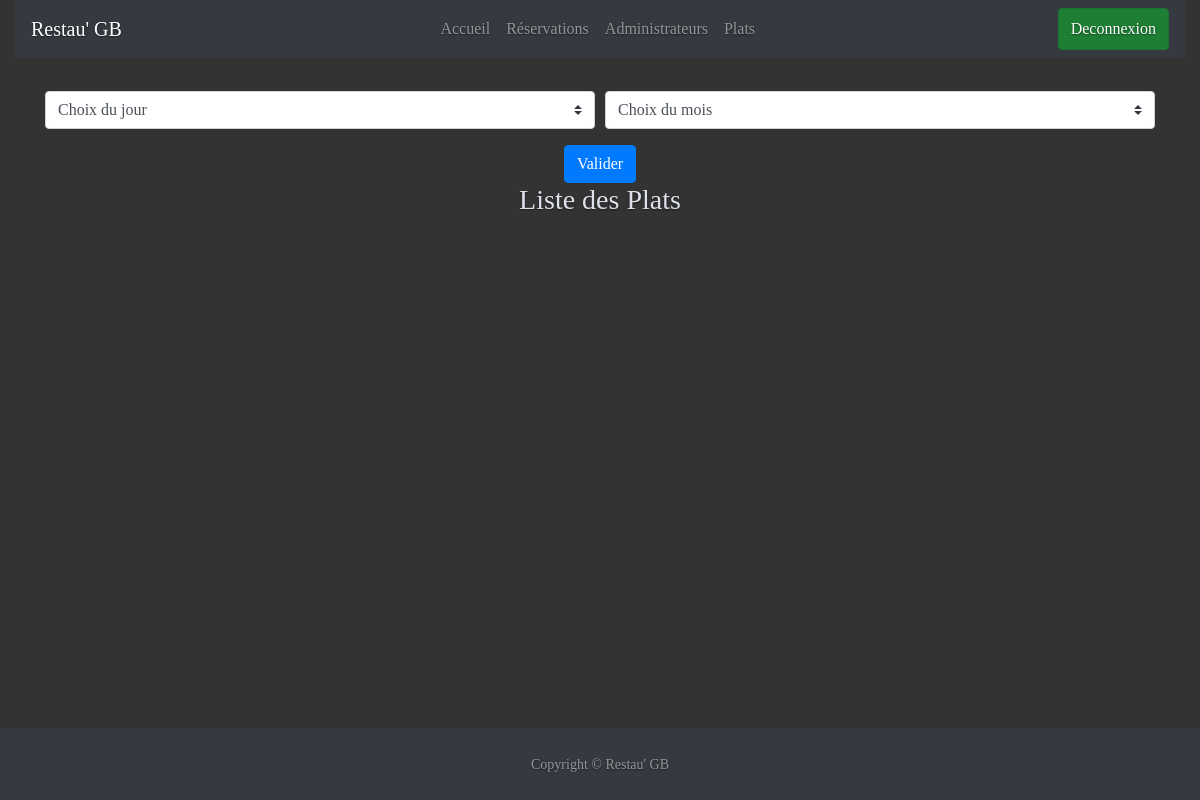
The app's page /Panel_Admin/admin_plats.php (signed in), older data.
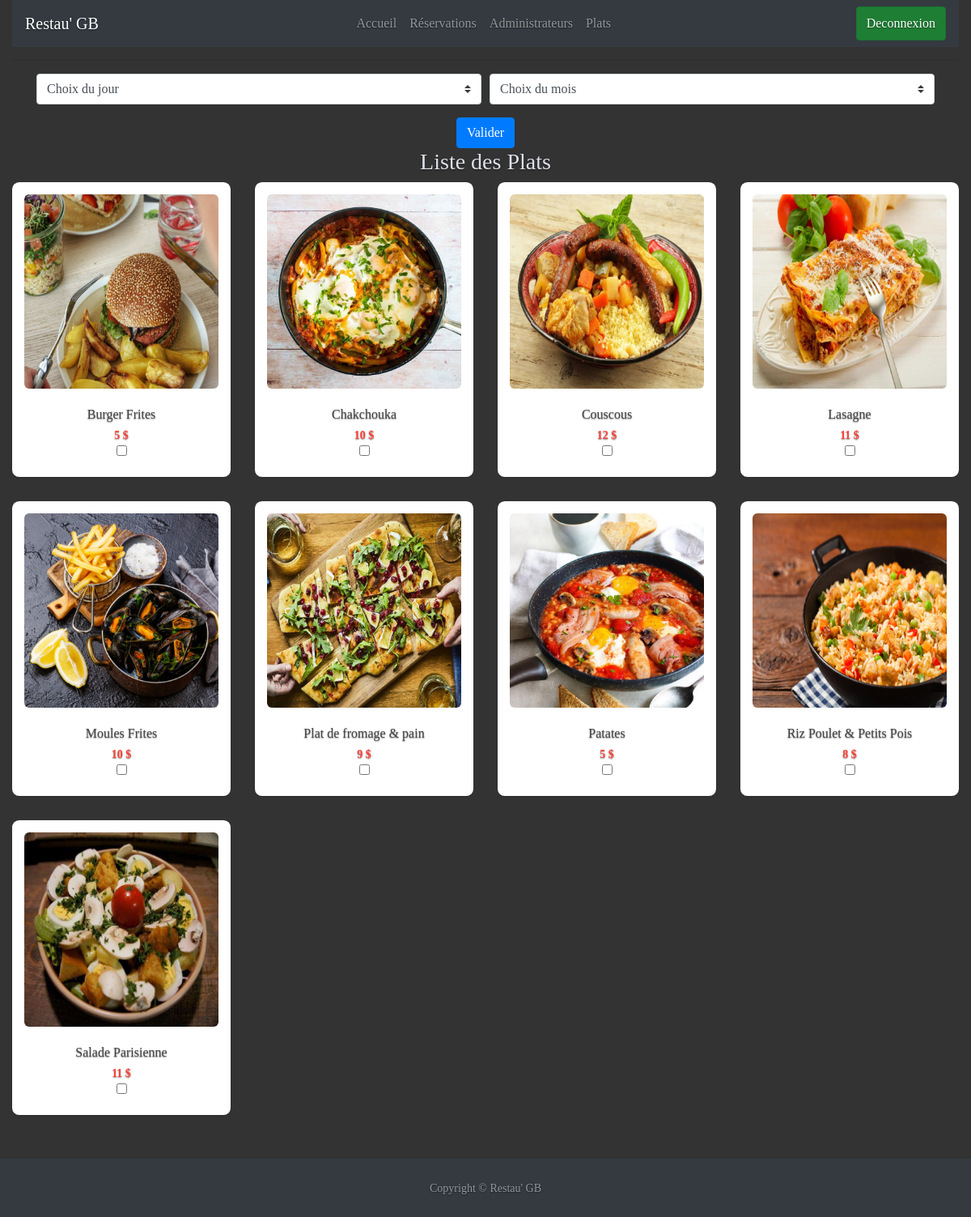
The same page, newer data.
### tables this page shows
CREATE TABLE IF NOT EXISTS `liste_plats` (
  `id` int(11) NOT NULL AUTO_INCREMENT,
  `nomPlat` varchar(255) NOT NULL,
  `prix` int(5) NOT NULL,
  `nomImage` varchar(255) NOT NULL,
  PRIMARY KEY (`id`)
);

### Panel_Admin/admin_plats.php (the view, shortened to what this page needs)
<?php
	include 'functions.php';
    include 'database.php';
?>
<!doctype html>
<html lang="en">
  <head>
    <link rel="stylesheet" href="https://cdn.jsdelivr.net/npm/bootstrap@4.6.1/dist/css/bootstrap.min.css">
    <link rel="stylesheet" href="https://cdn.jsdelivr.net/npm/bootstrap-icons@1.8.1/font/bootstrap-icons.css">
    <link rel="stylesheet" href="https://cdnjs.cloudflare.com/ajax/libs/material-design-iconic-font/2.2.0/css/material-design-iconic-font.min.css">
    <link rel="stylesheet" href="CSS/style_plats.css">
  </head>
    <body class="d-flex flex-column min-vh-100">
      <div class="container-fluid rgba-gradient">
        <nav class="navbar navbar-expand-sm navbar-dark bg-dark flex-nowrap fixed">
            <span class="navbar-brand">Restau' GB</span>
            <div class="navbar-collapse collapse w-100 justify-content-center" id="navbar5">
                <ul class="navbar-nav mx-auto">
                  <?php
                    LoadPageAccess();
                  ?>
                </ul>
            </div>
            <span class="navbar-text active btn btn-success"><a href="deconnexion.php">Deconnexion</a></span>
        </nav>
        <form action="./admin_plats.php" enctype="multipart/form-data" method="post">
        <section><hr>
                <div class="container">
                  <div class="row">
                    <div class="col-sm-12 content justify-content-start" data-aos="fade-left">
                        <div class="form-row">
                            <div class="col-md-6 mb-3">
                              <select class="custom-select" name="select_jour" required>
                                  <option selected disabled value="">Choix du jour</option>
                              </select>
                            </div>
                            <div class="col-md-6 mb-3">
                              <select class="custom-select" name="select_mois" required>
                                  <option selected disabled value="">Choix du mois</option>
                              </select>
                            </div>
                        </div>
                        <div class="d-flex justify-content-center">
                          <button class="btn btn-primary" type="submit" name="valid_plat" >Valider</button>
                        </div>
                    </div>
                  </div>
                </div>
            </section>
            <section><h3 class="text-center">Liste des Plats</h3>
            <div class="row clearfix">
                <?php
                    $requete = mysqli_query($db,"SELECT * FROM liste_plats");
                    while ($ligne = mysqli_fetch_assoc($requete)){
                        echo '<div class="col-lg-3 col-md-4 col-sm-12">
                        <div class="card product_item">
                            <div class="body">
                                <div class="cp_img">
                                    <img src="IMG/'.$ligne['nomImage'].'" class="img-fluid">
                                </div>
                                <div class="product_details">
                                    <h5><a href="ec-product-detail.html">'.$ligne['nomPlat'].'</a></h5>
                                    <ul class="product_price list-unstyled">
                                        <li class="new_price">'.$ligne['prix'].' $</li>
                                    </ul>
                                    <input type="checkbox" class="radio" value="'.$ligne['nomPlat'].'" name="plat" />
                                    <input name="prixPlat" type="hidden" value="'.$ligne['prix'].'">
                                </div>
                            </div>
                        </div>
                    </div>';
                    }
                ?>
            </div>
        </section><br>
        </form>
      </div>
      <footer id="sticky-footer" class="flex-shrink-0 py-4 bg-dark text-white-50 mt-auto">
        <div class="container text-center">
            <small>Copyright &copy; Restau' GB</small>
        </div>
      </footer>
    </body>
</html>

### Panel_Admin/functions.php (shortened to what this page needs)
<?php
    function LoadPageAccess(){
        if(!isset($_SESSION['auth'])){
            echo '<li class="nav-item"><a class="nav-link" href="index.php">Accueil</a></li>';
        }else {
            echo '<li class="nav-item"><a class="nav-link" href="index.php">Accueil</a></li>';
            if (isset($_SESSION['perm_gest_reserv'])){
                if ($_SESSION['perm_gest_reserv'] == 1){
                    echo '<li class="nav-item"><a class="nav-link" href="admin_reserv.php">Réservations</a></li>';
                }
            }
            if (isset($_SESSION['perm_gest_admin'])){
                if ($_SESSION['perm_gest_admin'] == 1){
                    echo '<li class="nav-item"><a class="nav-link" href="admin_comptes.php">Administrateurs</a></li>';
                }
            }
            echo '<li class="nav-item"><a class="nav-link" href="admin_plats.php">Plats</a></li>';
        };
    };
?>

### Panel_Admin/CSS/style_plats.css (style rules this page uses)
html,body { height: 100%; background-color: #333; color: #dde1e9; }
body { display: -ms-flexbox; display: flex; text-shadow: 0 .05rem .1rem rgba(0, 0, 0, .5); font-family: Georgia, Times, Times New Roman, serif; }
.product_item .cp_img { position: absolute; top: 0px; left: 50%; transform: translate(-50%); -webkit-transform: translate(-50%); -ms-transform: translate(-50%); -moz-transform: translate(-50%); -o-transform: translate(-50%); -khtml-transform: translate(-50%); width: 100%; padding: 15px; transition: all 0.2s ease-in-out }
.product_item .cp_img img { transition: all 0.2s ease-in-out; border-radius: 6px }
.product_item .product_details { padding-top: 110%; text-align: center }
.product_item .product_details h5 { margin-bottom: 5px }
.product_item .product_details h5 a { font-size: 16px; color: #444 }
.product_item .product_details .product_price { margin: 0 }
.product_item .product_details .product_price li { display: inline-block; padding: 0 10px }
.product_item .product_details .product_price .new_price { font-weight: 600; color: #ff4136 }
.card { background: #fff; margin-bottom: 30px; transition: .5s; border: 0; border-radius: .55rem; position: relative; width: 100%; box-shadow: 0 1px 2px 0 rgba(0,0,0,0.1); }
.card .body { font-size: 14px; color: #424242; padding: 20px; font-weight: 400; }

Row changes from the older to the newer data that the page shows:
added liste_plats: nomImage (picture), nomPlat "Burger Frites", prix "5"
added liste_plats: nomImage (picture), nomPlat "Chakchouka", prix "10"
added liste_plats: nomImage (picture), nomPlat "Couscous", prix "12"
added liste_plats: nomImage (picture), nomPlat "Lasagne", prix "11"
added liste_plats: nomImage (picture), nomPlat "Moules Frites", prix "10"
added liste_plats: nomImage (picture), nomPlat "Plat de fromage & pain", prix "9"
added liste_plats: nomImage (picture), nomPlat "Patates", prix "5"
added liste_plats: nomImage (picture), nomPlat "Riz Poulet & Petits Pois", prix "8"
added liste_plats: nomImage (picture), nomPlat "Salade Parisienne", prix "11"
